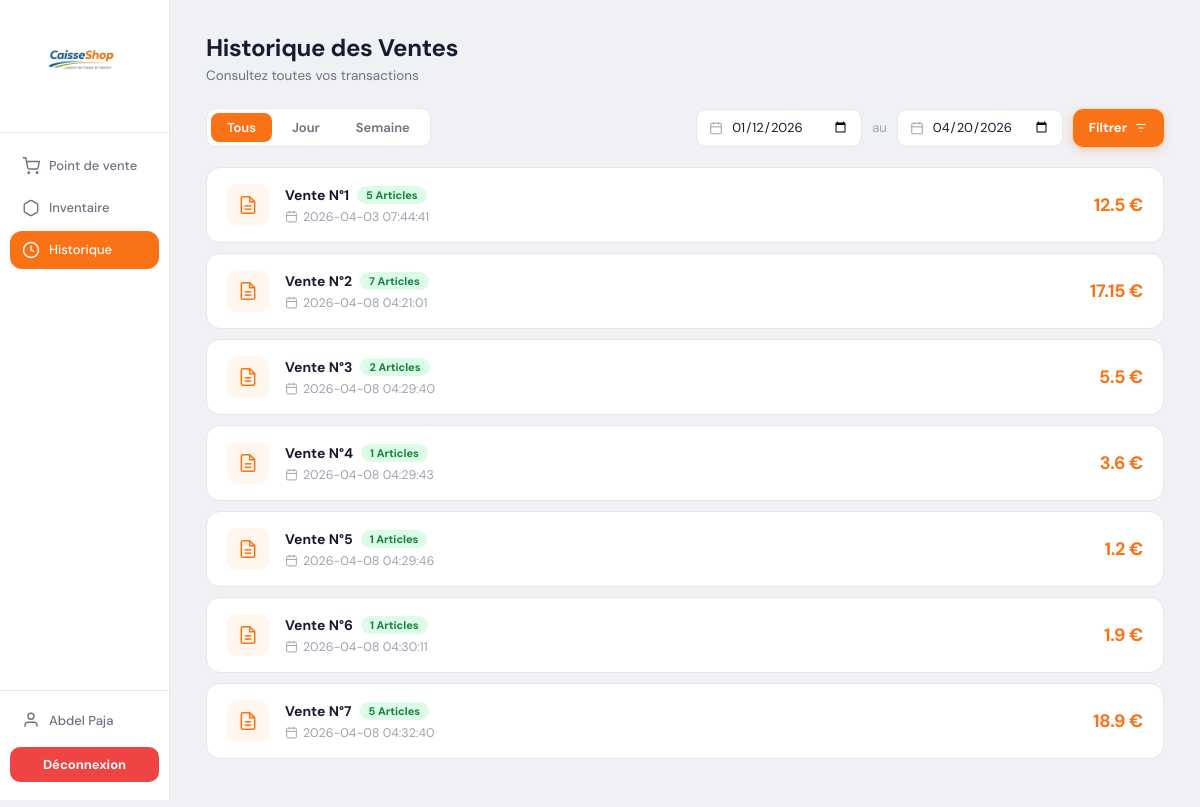
The app's page /Pages/historique.php (signed in), older data.
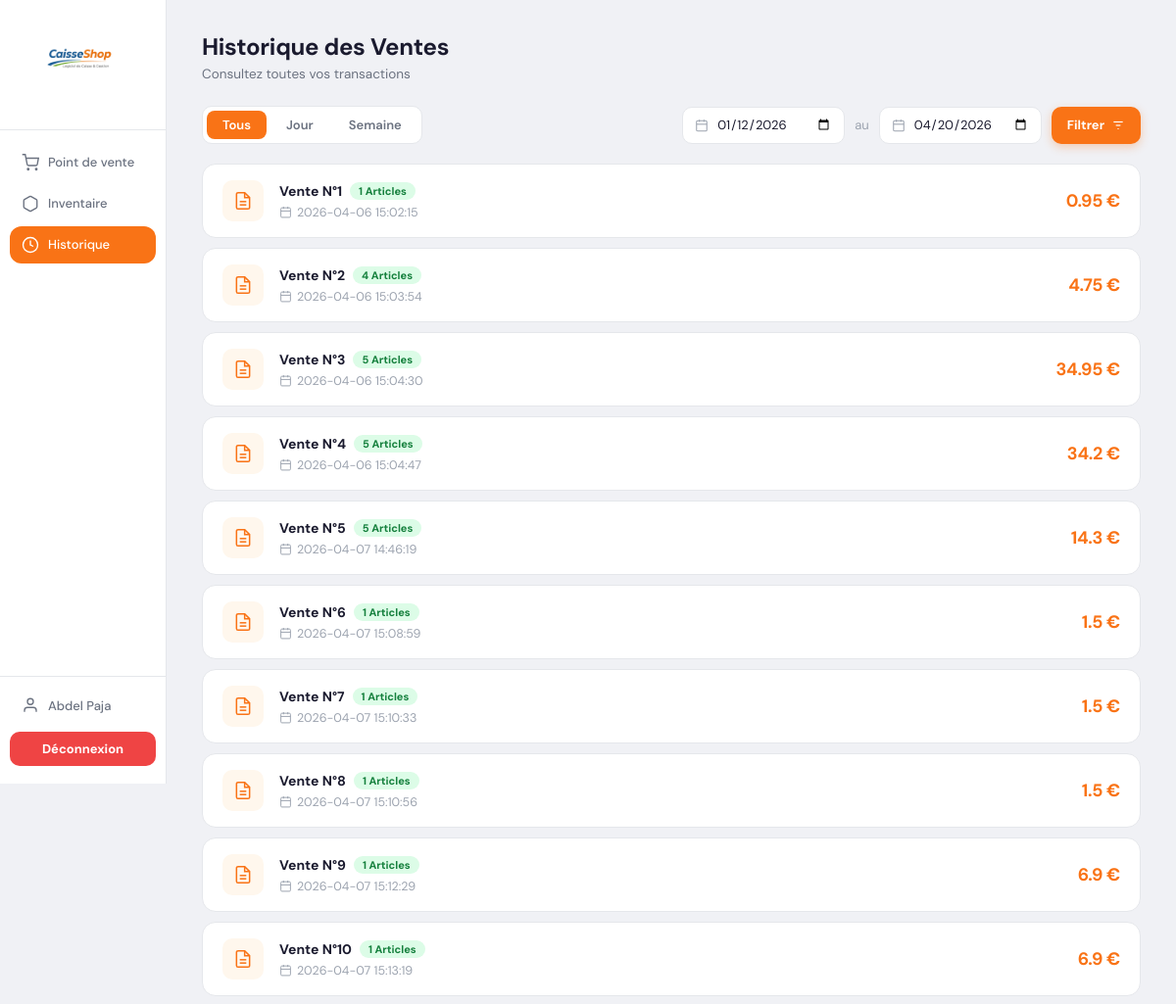
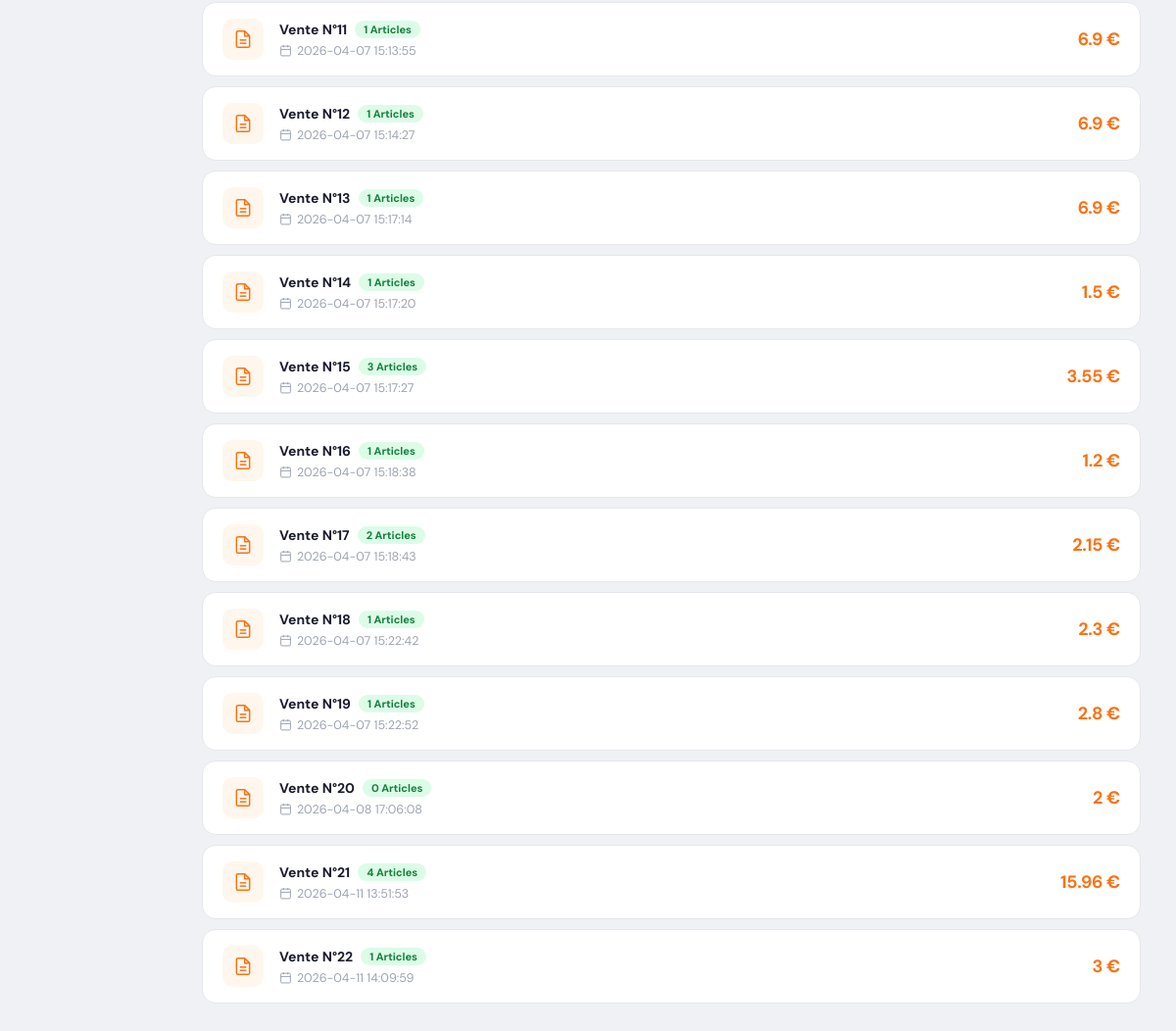
The same page, newer data (2 pictures, top to bottom).
### tables this page shows
CREATE TABLE `ventes` (
  `Id` int(11) NOT NULL,
  `Id_user` int(11) NOT NULL,
  `Total` float NOT NULL,
  `Date` timestamp NOT NULL DEFAULT current_timestamp() ON UPDATE current_timestamp()
);

### fonciton/fonctions.php (called while the page is built, shortened)
<?php
require_once(__DIR__ . '/../fonciton/ConnexionBDD.php');
$selectVente='SELECT * FROM ventes';
$selection_Vente=$mysqlClient->prepare($selectVente);
$selection_Vente->execute();
$listeVente=$selection_Vente->fetchAll();
?>

### Pages/historique.php (the view, shortened to what this page needs)
<?php
require_once(__DIR__ . '/../fonciton/fonctions.php');
require_once(__DIR__ . '/../fonciton/ConnexionBDD.php');
?>
<!DOCTYPE html>
<html lang="fr">
<head>
  <link rel="stylesheet" href="../styles/historique.css">
</head>
<body>
<div class="app">
  <aside class="sidebar">
    <div class="sidebar-logo">
      <img src="../images/logo-removebg-preview.png" alt="CaisseShop">
    </div>
    <nav class="sidebar-nav">
      <a href="point-de-vente.php" class="nav-item">
        <svg fill="none" viewBox="0 0 24 24" stroke="currentColor" stroke-width="1.8"><circle cx="9" cy="21" r="1"/><circle cx="20" cy="21" r="1"/><path d="M1 1h4l2.68 13.39a2 2 0 0 0 2 1.61h9.72a2 2 0 0 0 2-1.61L23 6H6"/></svg>
        Point de vente
      </a>
      <a href="inventaire.php" class="nav-item">
        <svg fill="none" viewBox="0 0 24 24" stroke="currentColor" stroke-width="1.8"><path d="M21 16V8a2 2 0 0 0-1-1.73l-7-4a2 2 0 0 0-2 0l-7 4A2 2 0 0 0 3 8v8a2 2 0 0 0 1 1.73l7 4a2 2 0 0 0 2 0l7-4A2 2 0 0 0 21 16z"/></svg>
        Inventaire
      </a>
      <a href="historique.php" class="nav-item active">
        <svg fill="none" viewBox="0 0 24 24" stroke="currentColor" stroke-width="1.8"><circle cx="12" cy="12" r="10"/><polyline points="12 6 12 12 16 14"/></svg>
        Historique
      </a>
    </nav>
    <div class="sidebar-bottom">
      <a href="#" class="nav-item">
        <svg fill="none" viewBox="0 0 24 24" stroke="currentColor" stroke-width="1.8"><path d="M20 21v-2a4 4 0 0 0-4-4H8a4 4 0 0 0-4 4v2"/><circle cx="12" cy="7" r="4"/></svg>
        <?php
        if (isset($_SESSION['LOGGED_USER'])){
          echo $_SESSION['LOGGED_USER']['nom'].' '.$_SESSION['LOGGED_USER']['prenom'];
        }
        ?>
      </a>
      <a href="deconnexion.php" class="btn-logout">Déconnexion</a>
    </div>
  </aside>
  <main class="main">
    <div class="page-header">
      <div>
        <h1 class="page-title">Historique des Ventes</h1>
        <p class="page-subtitle">Consultez toutes vos transactions</p>
      </div>
    </div>
    <div class="filters-bar">
      <div class="period-tabs">
        <button class="tab active">Tous</button>
        <button class="tab">Jour</button>
        <button class="tab">Semaine</button>
      </div>
      <div class="date-filters">
        <div class="date-input-wrap">
          <svg fill="none" viewBox="0 0 24 24" stroke="currentColor" stroke-width="1.8"><rect x="3" y="4" width="18" height="18" rx="2"/><line x1="16" y1="2" x2="16" y2="6"/><line x1="8" y1="2" x2="8" y2="6"/><line x1="3" y1="10" x2="21" y2="10"/></svg>
          <input type="date" value="2026-01-12">
        </div>
        <span class="date-sep">au</span>
        <div class="date-input-wrap">
          <svg fill="none" viewBox="0 0 24 24" stroke="currentColor" stroke-width="1.8"><rect x="3" y="4" width="18" height="18" rx="2"/><line x1="16" y1="2" x2="16" y2="6"/><line x1="8" y1="2" x2="8" y2="6"/><line x1="3" y1="10" x2="21" y2="10"/></svg>
          <input type="date" value="2026-04-20">
        </div>
        <button class="btn-filter">
          Filtrer
          <svg fill="none" viewBox="0 0 24 24" stroke="currentColor" stroke-width="2"><line x1="4" y1="6" x2="20" y2="6"/><line x1="8" y1="12" x2="16" y2="12"/><line x1="11" y1="18" x2="13" y2="18"/></svg>
        </button>
      </div>
    </div>
    <div class="ventes-list">
      <?php for ($i=0; $i < count($listeVente); $i++) {
        $selectPanier='SELECT vt.Id, us.Nom, us.Prenom, pr.Nom_produit FROM paniers pa
        JOIN ventes vt ON pa.Id_vente = vt.Id
        JOIN produits pr ON pa.Id_produit = pr.Id
        JOIN users us ON vt.Id_user = us.Id
        WHERE pa.Id_vente=:Id_vente';
        $selection_Panier=$mysqlClient->prepare($selectPanier);
        $selection_Panier->execute([
            'Id_vente' => $listeVente[$i]['Id'],
            ]);
        $listePanier=$selection_Panier->fetchAll();
        ?>
        <a href="detail-vente.php?id_vente=<?php echo $listeVente[$i]['Id']; ?>" class="vente-card">
          <div class="vente-icon">
            <svg fill="none" viewBox="0 0 24 24" stroke="currentColor" stroke-width="1.8"><path d="M14 2H6a2 2 0 0 0-2 2v16a2 2 0 0 0 2 2h12a2 2 0 0 0 2-2V8z"/><polyline points="14 2 14 8 20 8"/><line x1="16" y1="13" x2="8" y2="13"/><line x1="16" y1="17" x2="8" y2="17"/></svg>
          </div>
          <div class="vente-info">
            <div class="vente-top">
              <span class="vente-id">Vente N°<?php echo $listeVente[$i]['Id'] ?></span>
              <span class="vente-badge"><?php echo count($listePanier)?> Articles</span>
            </div>
            <div class="vente-meta">
              <span>
                <svg fill="none" viewBox="0 0 24 24" stroke="currentColor" stroke-width="1.8"><rect x="3" y="4" width="18" height="18" rx="2"/><line x1="16" y1="2" x2="16" y2="6"/><line x1="8" y1="2" x2="8" y2="6"/><line x1="3" y1="10" x2="21" y2="10"/></svg>
                <?php echo $listeVente[$i]['Date'] ?>
              </span>
            </div>
          </div>
          <div class="vente-montant">
            <p class="vente-total"><?php echo $listeVente[$i]['Total'] ?> €</p>
          </div>
        </a>
      <?php }?>
    </div>
  </main>
</div>
</body>
</html>

Row changes from the older to the newer data that the page shows:
changed ventes id 1: count($listePanier) "5" → "1"; Date "2026-04-03 07:44:41" → "2026-04-06 15:02:15"; Total "12.5" → "0.95"
changed ventes id 2: count($listePanier) "7" → "4"; Date "2026-04-08 04:21:01" → "2026-04-06 15:03:54"; Total "17.15" → "4.75"
changed ventes id 3: count($listePanier) "2" → "5"; Date "2026-04-08 04:29:40" → "2026-04-06 15:04:30"; Total "5.5" → "34.95"
changed ventes id 4: count($listePanier) "1" → "5"; Date "2026-04-08 04:29:43" → "2026-04-06 15:04:47"; Total "3.6" → "34.2"
changed ventes id 5: count($listePanier) "1" → "5"; Date "2026-04-08 04:29:46" → "2026-04-07 14:46:19"; Total "1.2" → "14.3"
changed ventes id 6: Date "2026-04-08 04:30:11" → "2026-04-07 15:08:59"; Total "1.9" → "1.5"
changed ventes id 7: count($listePanier) "5" → "1"; Date "2026-04-08 04:32:40" → "2026-04-07 15:10:33"; Total "18.9" → "1.5"
added ventes: Id "8", count($listePanier) "1", Date "2026-04-07 15:10:56", Total "1.5"
added ventes: Id "9", count($listePanier) "1", Date "2026-04-07 15:12:29", Total "6.9"
added ventes: Id "10", count($listePanier) "1", Date "2026-04-07 15:13:19", Total "6.9"
added ventes: Id "11", count($listePanier) "1", Date "2026-04-07 15:13:55", Total "6.9"
added ventes: Id "12", count($listePanier) "1", Date "2026-04-07 15:14:27", Total "6.9"
added ventes: Id "13", count($listePanier) "1", Date "2026-04-07 15:17:14", Total "6.9"
added ventes: Id "14", count($listePanier) "1", Date "2026-04-07 15:17:20", Total "1.5"
added ventes: Id "15", count($listePanier) "3", Date "2026-04-07 15:17:27", Total "3.55"
added ventes: Id "16", count($listePanier) "1", Date "2026-04-07 15:18:38", Total "1.2"
added ventes: Id "17", count($listePanier) "2", Date "2026-04-07 15:18:43", Total "2.15"
added ventes: Id "18", count($listePanier) "1", Date "2026-04-07 15:22:42", Total "2.3"
added ventes: Id "19", count($listePanier) "1", Date "2026-04-07 15:22:52", Total "2.8"
added ventes: Id "20", count($listePanier) "0", Date "2026-04-08 17:06:08", Total "2"
added ventes: Id "21", count($listePanier) "4", Date "2026-04-11 13:51:53", Total "15.96"
added ventes: Id "22", count($listePanier) "1", Date "2026-04-11 14:09:59", Total "3"
